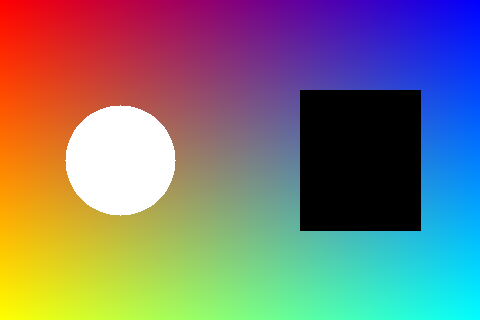
#> input picture 01_opencv_basic/outputs/01_read_gray_hist/original.png, 480 x 320 px
$ python 06_mini_isp_pipeline.py
#> lines starting #> are read from the running program, lines starting #| are printed output that depends on the picture
#> in main, image_bgr is the input picture: shape (320, 480, 3); mean B, G, R 117.6, 120.7, 124.8
#| 输入图 shape: (320, 480, 3)
#| 输入图 dtype: uint8
# -*- coding: utf-8 -*-
"""
mini ISP 第六课：把前面步骤串成完整 pipeline。

运行方式：
    python 02_mini_isp/06_mini_isp_pipeline.py

本课核心函数：
    run_mini_isp_pipeline(image_bgr)
"""

from pathlib import Path

import cv2
import numpy as np


script_dir = Path(__file__).resolve().parent
project_dir = script_dir.parent
input_path = project_dir / "01_opencv_basic" / "outputs" / "01_read_gray_hist" / "original.png"
output_dir = script_dir / "outputs" / "06_mini_isp_pipeline"
output_dir.mkdir(parents=True, exist_ok=True)


def add_label(image_bgr, label):
    """在图片左上角写标签，方便看对比图。"""
    labeled = image_bgr.copy()
    cv2.rectangle(labeled, (0, 0), (300, 42), (255, 255, 255), thickness=-1)
    cv2.putText(
        labeled,
        label,
        (12, 28),
        cv2.FONT_HERSHEY_SIMPLEX,
        0.75,
        (0, 0, 255),
        2,
        cv2.LINE_AA,
    )
    return labeled


def simulate_rggb_bayer(image_bgr):
    """BGR 彩色图 -> 单通道 RGGB Bayer RAW。"""
    height, width, _ = image_bgr.shape
#> height = 320; width = 480
    blue, green, red = cv2.split(image_bgr)

    bayer_raw = np.zeros((height, width), dtype=np.uint8)
    bayer_raw[0::2, 0::2] = red[0::2, 0::2]
    bayer_raw[0::2, 1::2] = green[0::2, 1::2]
    bayer_raw[1::2, 0::2] = green[1::2, 0::2]
    bayer_raw[1::2, 1::2] = blue[1::2, 1::2]
    return bayer_raw


def demosaic_simple(bayer_raw):
    """单通道 RGGB Bayer RAW -> 三通道 BGR 彩色图。"""
    height, width = bayer_raw.shape
#> height = 320; width = 480

    blue = np.zeros((height, width), dtype=np.float32)
    green = np.zeros((height, width), dtype=np.float32)
    red = np.zeros((height, width), dtype=np.float32)

    blue_mask = np.zeros((height, width), dtype=np.float32)
    green_mask = np.zeros((height, width), dtype=np.float32)
    red_mask = np.zeros((height, width), dtype=np.float32)

    red[0::2, 0::2] = bayer_raw[0::2, 0::2]
    red_mask[0::2, 0::2] = 1

    green[0::2, 1::2] = bayer_raw[0::2, 1::2]
    green[1::2, 0::2] = bayer_raw[1::2, 0::2]
    green_mask[0::2, 1::2] = 1
    green_mask[1::2, 0::2] = 1

    blue[1::2, 1::2] = bayer_raw[1::2, 1::2]
    blue_mask[1::2, 1::2] = 1

    def fill_missing(channel, mask):
        kernel = np.ones((3, 3), dtype=np.float32)
        value_sum = cv2.filter2D(channel, -1, kernel, borderType=cv2.BORDER_REFLECT)
        value_count = cv2.filter2D(mask, -1, kernel, borderType=cv2.BORDER_REFLECT)
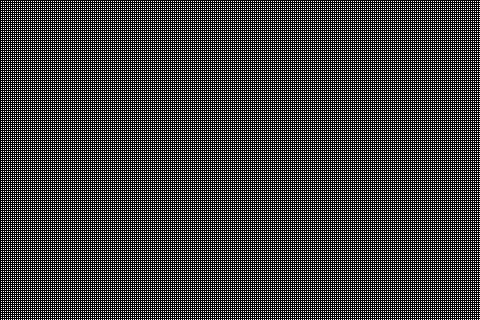
#> mask: shape (320, 480) float32; values 0 (black) and 1 (white), 25% white in thin lines or dots
        value_count = np.maximum(value_count, 1)
        averaged = value_sum / value_count
        return np.where(mask > 0, channel, averaged)

    blue = fill_missing(blue, blue_mask)
    green = fill_missing(green, green_mask)
#> in fill_missing (call 2), `value_count = cv2.filter2D(mask, -1, kernel, borderType=cv2.BORDER_REF..`: value_count: shape (320, 480) float32; values 4 (black) and 5 (white), 50% white in thin lines or dots
#> in fill_missing (call 2), `value_count = cv2.filter2D(mask, -1, kernel, borderType=cv2.BORDER_REF..`: mask: shape (320, 480) float32; values 0 (black) and 1 (white), 50% white in thin lines or dots
    red = fill_missing(red, red_mask)
#> in fill_missing (call 3), `value_count = cv2.filter2D(mask, -1, kernel, borderType=cv2.BORDER_REF..`:
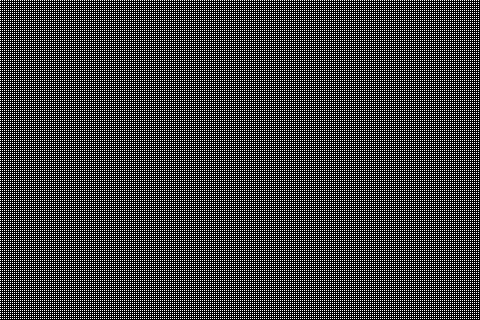
#> mask: shape (320, 480) float32; values 0 (black) and 1 (white), 25% white in thin lines or dots

    demosaic_bgr = cv2.merge([blue, green, red])
    demosaic_bgr = np.clip(demosaic_bgr, 0, 255).astype(np.uint8)
    return demosaic_bgr


def apply_white_balance(image_bgr, blue_gain, green_gain, red_gain):
    """给 B/G/R 三个通道分别乘增益。"""
#> called with blue_gain = 0.9, green_gain = 0.8, red_gain = 1.2
    image_float = image_bgr.astype(np.float32)
    blue, green, red = cv2.split(image_float)

    blue = blue * blue_gain
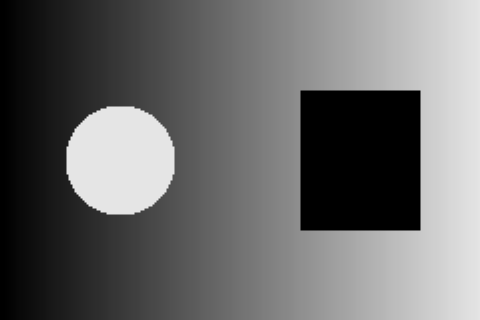
#> blue: shape (320, 480) float32; min 0, max 229.5, mean 105.9
    green = green * green_gain
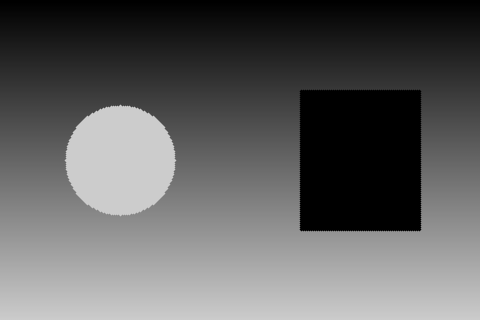
#> green: shape (320, 480) float32; min 0, max 204, mean 96.5
    red = red * red_gain

    balanced = cv2.merge([blue, green, red])
    balanced = np.clip(balanced, 0, 255).astype(np.uint8)
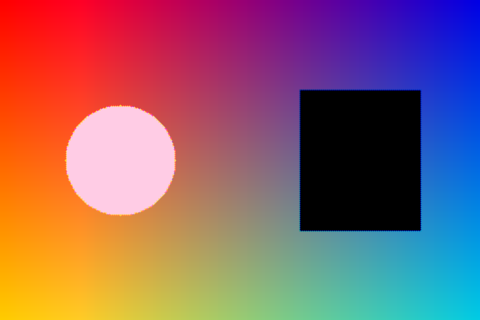
#> balanced: shape (320, 480, 3); mean B, G, R 105.4, 96.2, 141.7
    return balanced


def apply_gamma(image_bgr, gamma):
    """Gamma correction。"""
#> called with gamma = 1.2
    image_float = image_bgr.astype(np.float32) / 255.0
    corrected = image_float ** gamma
    corrected = np.clip(corrected * 255.0, 0, 255).astype(np.uint8)
    return corrected


def apply_reinhard_tone_mapping(image_float, exposure):
    """Reinhard tone mapping。输入可以是大于 1 的浮点图。"""
#> called with exposure = 1.05
    x = image_float.astype(np.float32) * exposure
    mapped = x / (1.0 + x)
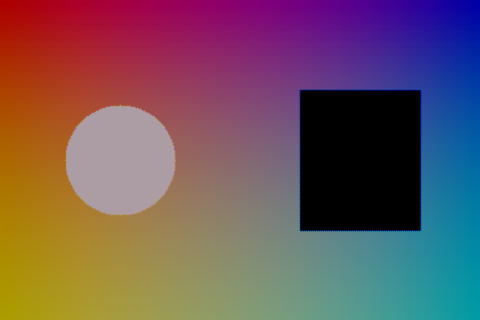
#> mapped: shape (320, 480, 3) float32; mean B, G, R 0.361, 0.338, 0.434
    mapped = np.clip(mapped * 255.0, 0, 255).astype(np.uint8)
    return mapped


def run_mini_isp_pipeline(image_bgr):
    input_bgr = image_bgr

    bayer_raw = simulate_rggb_bayer(input_bgr)
    demosaic_bgr = demosaic_simple(bayer_raw)

    white_balance = apply_white_balance(
        demosaic_bgr,
        blue_gain=0.9,
        green_gain=0.8,
        red_gain=1.2,
    )

    gamma = apply_gamma(white_balance, gamma=1.2)

    image_float = gamma.astype(np.float32) / 255.0 * 2.0
    tone_mapped = apply_reinhard_tone_mapping(image_float, exposure=1.05)

    return {
        "input_bgr": input_bgr,
        "bayer_raw": bayer_raw,
        "demosaic_bgr": demosaic_bgr,
        "white_balance": white_balance,
        "gamma": gamma,
        "tone_mapped": tone_mapped,
    }


def main():
    """读取输入图，运行 mini ISP pipeline，并保存每一步结果。"""
    image_bgr = cv2.imread(str(input_path), cv2.IMREAD_COLOR)

    if image_bgr is None:
        raise FileNotFoundError("找不到输入图片，请先运行 01_opencv_basic/01_read_gray_hist.py")

    print("输入图 shape:", image_bgr.shape)
    print("输入图 dtype:", image_bgr.dtype)

    results = run_mini_isp_pipeline(image_bgr)
#> results = 6 items


    cv2.imwrite(str(output_dir / "01_input_bgr.png"), results["input_bgr"])
    cv2.imwrite(str(output_dir / "02_bayer_raw.png"), results["bayer_raw"])
    cv2.imwrite(str(output_dir / "03_demosaic_bgr.png"), results["demosaic_bgr"])
    cv2.imwrite(str(output_dir / "04_white_balance.png"), results["white_balance"])
    cv2.imwrite(str(output_dir / "05_gamma.png"), results["gamma"])
    cv2.imwrite(str(output_dir / "06_tone_mapped.png"), results["tone_mapped"])

    bayer_preview = cv2.cvtColor(results["bayer_raw"], cv2.COLOR_GRAY2BGR)
    compare = np.hstack(
        [
            add_label(results["input_bgr"], "Input"),
            add_label(bayer_preview, "Bayer RAW"),
            add_label(results["demosaic_bgr"], "Demosaic"),
            add_label(results["white_balance"], "White Balance"),
            add_label(results["gamma"], "Gamma"),
            add_label(results["tone_mapped"], "Tone Mapping"),
        ]
    )
#> call 2 of add_label, with label = 'Bayer RAW'
#> in add_label (call 2), `cv2.putText( labeled, label, (12, 28), cv2.FONT_HERSHEY_SIMPLEX, 0.75,..`:
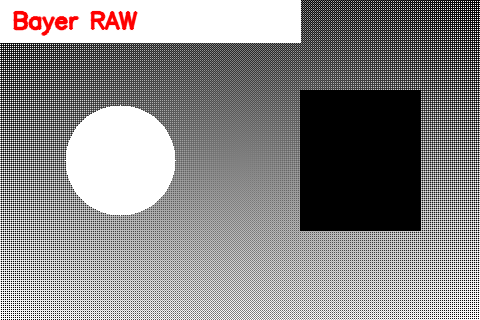
#> labeled: shape (320, 480, 3); mean B, G, R 134.6, 134.6, 136.5
    cv2.imwrite(str(output_dir / "compare.png"), compare)

    print("输出目录:", output_dir)
    print("已保存: 01_input_bgr.png 到 06_tone_mapped.png，以及 compare.png")


if __name__ == "__main__":
    main()
